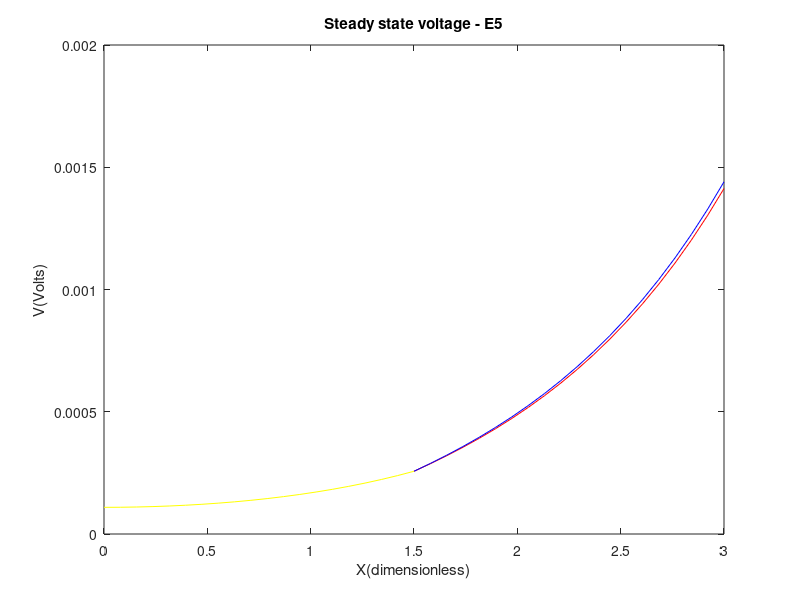

Here is the MATLAB script that generated this plot:
% electrical constants and derived quantities for typical 
% mammalian dendrite

% Dimensions of compartments

d1 = 75e-4; 			% cm
%d21 = 30e-4; 			% cm
%d22 = 15e-4; 			% cm
d21 = 47.2470e-4;       % E9 cm
d22 = d21;               % E9 cm

l1 = 1.5;			% dimensionless
l21 = 3.0;			% dimensionless
l22 = 3.0;			% dimensionless

% Electrical properties of compartments

Rm = 6e3;			% Ohms cm^2
Rc = 90;			% Ohms cm
Rs = 1e6;			% Ohms

c1 = 2*(Rc*Rm)^(1/2)/pi;

rl1 = c1*d1^(-3/2);		% Ohms
rl21 = c1*d21^(-3/2);		% Ohms
rl22 = c1*d22^(-3/2);		% Ohms


% Applied current

iapp = 1e-9; 	% Amps

% Coefficient matrices

A = [1 -1 0 0 0 0;
     0 0 exp(-l21) exp(l21) 0 0;
     0 0 0 0 exp(-l22) exp(l22);
     exp(-l1) exp(l1) -exp(-l1) -exp(l1) 0 0;
     0 0 exp(-l1) exp(l1) -exp(-l1) -exp(l1);
     -exp(-l1) exp(l1) rl1*exp(-l1)/rl21 -rl1*exp(l1)/rl21 rl1*exp(-l1)/rl22 -rl1*exp(-l1)/rl22];

b = [rl1*iapp 0 0 0 0 0]';

%% Question 06%%
%% Figure - part (b)%%
Ab=A;
Ab(2,:) = [0 0 -exp(-l21) exp(l21) 0 0];
Ab(3,:) = [0 0 0 0 -exp(-l22) exp(l22)];
x=Ab\b;
y1=linspace(0,l1,20);
y21=linspace(l1,l21,20);
y22=linspace(l1,l22,20);
v1=x(1)*exp(-y1)+x(2)*exp(y1);
v21=x(3)*exp(-y21)+x(4)*exp(y21);
v22=x(5)*exp(-y22)+x(6)*exp(y22);
plot(y1,v1,'y-',y21,v21,'r-',y22,v22,'b-');
xlabel('X(dimensionless)');
ylabel('V(Volts)');
title('Steady state voltage - E5');

%% Figure, part (d)%%
Ad = A;
Ad(2,:) = [0 0 -exp(-l21) exp(l21) 0 0];
bd = b;
bd(1) = 0; 
bd(2) = rl21*iapp;
bd(3) = rl22*iapp;
x=Ad\bd;
y1=linspace(0,l1,20);
y21=linspace(l1,l21,20);
y22=linspace(l1,l22,20);
v1=x(1)*exp(-y1)+x(2)*exp(y1);
v21=x(3)*exp(-y21)+x(4)*exp(y21);
v22=x(5)*exp(-y22)+x(6)*exp(y22);
plot(y1,v1,'y-',y21,v21,'r-',y22,v22,'b-');
xlabel('X(dimensionless)');
ylabel('V(Volts)');
title('Steady state voltage - E5');